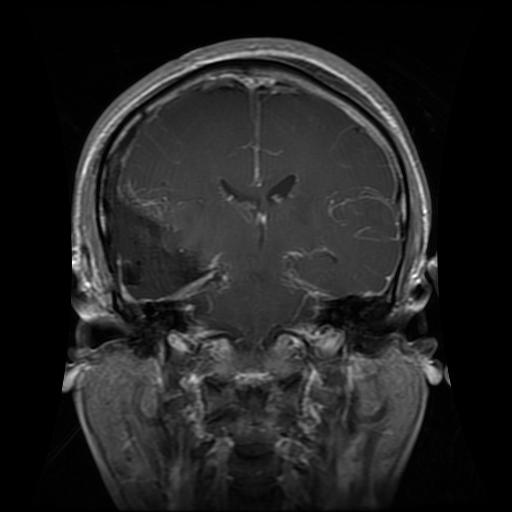
#> input picture data/glioma_Tr-gl_1.jpg, 512 x 512 px
$ python -i utils.py   (imports and definitions only)
#> lines starting #> are read from the running program, lines starting #| are printed output that depends on the picture; after the words box and inside, x2 and y2 are one past the last pixel; in counts of white or black regions, pixels touching at a corner belong together
#> further down, picture is the input picture: shape (512, 512, 3); min 0, max 255, mean 34.5
import cv2
import numpy as np
from tensorflow.keras.applications.densenet import preprocess_input

IMG_SIZE = (224, 224)
CLASSES = ["glioma", "meningioma", "notumor", "pituitary"]

def crop_brain_contour(img):
    """
    Destroys Shortcut Learning bias by generating a mathematical threshold and extracting only the true brain mass!
    """
    img_uint8 = np.uint8(np.clip(img, 0, 255))
    gray = cv2.cvtColor(img_uint8, cv2.COLOR_RGB2GRAY)
    gray = cv2.GaussianBlur(gray, (5, 5), 0)
    _, thresh = cv2.threshold(gray, 45, 255, cv2.THRESH_BINARY)
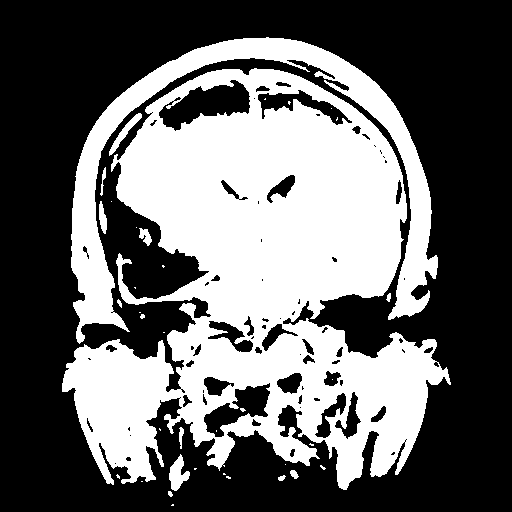
#> thresh: shape (512, 512); 40.3% white; 37 white regions (24 under 20 px), largest, box (x1, y1, x2, y2) and area: (62, 68, 451, 490) 86836, (71, 37, 438, 344) 17389, (169, 454, 190, 491) 413

    thresh = cv2.erode(thresh, None, iterations=2)
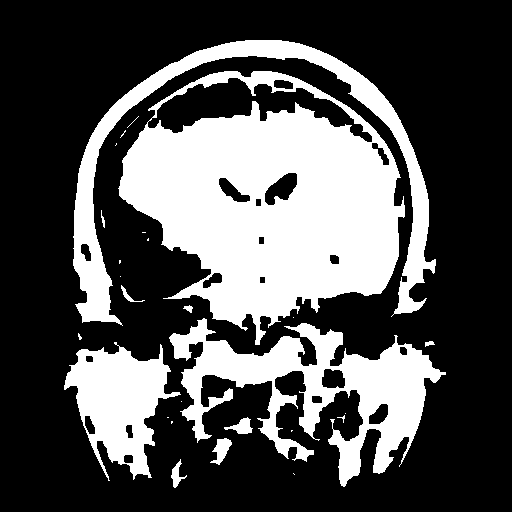
#> thresh: shape (512, 512); 32% white; 27 white regions (16 under 20 px), largest, box (x1, y1, x2, y2) and area: (118, 71, 405, 345) 44987, (169, 318, 446, 487) 16932, (73, 40, 436, 326) 12708
    thresh = cv2.dilate(thresh, None, iterations=2)
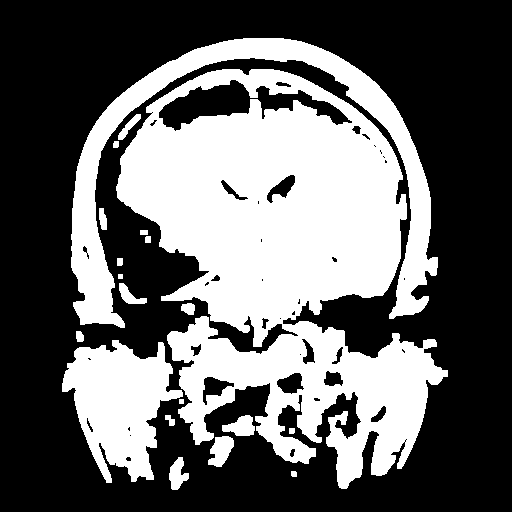
#> thresh: shape (512, 512); 39.2% white; 20 white regions

    contours, _ = cv2.findContours(thresh, cv2.RETR_EXTERNAL, cv2.CHAIN_APPROX_SIMPLE)
#> contours = 20 contours, 2 with area under 20; largest, box (x1, y1, x2, y2) and area: (116, 69, 448, 489) 77811, (71, 38, 438, 328) 16214, (62, 340, 183, 483) 9796, (208, 436, 234, 467) 480, (222, 415, 255, 436) 406
    if contours:
        c = max(contours, key=cv2.contourArea)
#> c = contour of 1262 points, box (x1, y1, x2, y2) (116, 69, 448, 489), area 77811
        x, y, w, h = cv2.boundingRect(c)
#> x = 116; y = 69; w = 332; h = 420
        cropped_img = img_uint8[y:y+h, x:x+w]
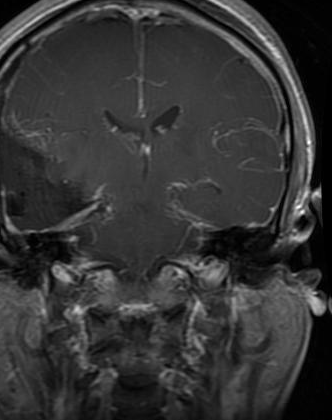
#> cropped_img: shape (420, 332, 3); min 0, max 255, mean 53
        cropped_img = cv2.resize(cropped_img, IMG_SIZE)
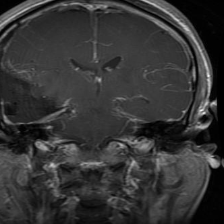
#> cropped_img: shape (224, 224, 3); min 0, max 245, mean 52.9
    else:
        cropped_img = img_uint8

    return cropped_img

def prepare_image_for_model(img_bytes):
    """
    Decodes the byte stream into an image, extracts the brain logically,
    and returns both the cropped visual image (for UI reflection) and the tensor (for models).
    """
    nparr = np.frombuffer(img_bytes, np.uint8)
    img = cv2.imdecode(nparr, cv2.IMREAD_COLOR)

    if img is None:
        return None, None

    img_rgb = cv2.cvtColor(img, cv2.COLOR_BGR2RGB)

    # Initially resize down perfectly
    img_resized = cv2.resize(img_rgb, IMG_SIZE)

    # 💥 Obliterate the Shortcut/neck learning feature here:
    cropped_rgb = crop_brain_contour(img_resized)

    # Preprocessing for Inference
    img_array = preprocess_input(cropped_rgb.astype(np.float32))
    img_array = np.expand_dims(img_array, axis=0)

    return cropped_rgb, img_array

def encode_image_for_db(img_array):
    """
    Compresses an RGB image back into bytes for efficient DB storage (e.g., JPEG).
    """
    img_bgr = cv2.cvtColor(img_array, cv2.COLOR_RGB2BGR)
    _, buffer = cv2.imencode('.jpg', img_bgr, [int(cv2.IMWRITE_JPEG_QUALITY), 80])
    return buffer.tobytes()

>>> import cv2
>>> picture = cv2.cvtColor(cv2.imread('../data/glioma_Tr-gl_1.jpg'), cv2.COLOR_BGR2RGB)
>>> result = crop_brain_contour(picture)

$ run again, on data/glioma_Tr-gl_10.jpg
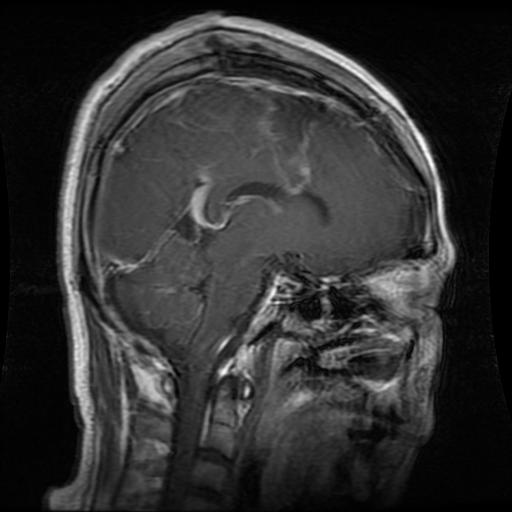
#> input picture data/glioma_Tr-gl_10.jpg, 512 x 512 px
#> picture is the input picture: shape (512, 512, 3); min 0, max 255, mean 48.7
#> in crop_brain_contour, `thresh = cv2.dilate(thresh, None, iterations=2)`:
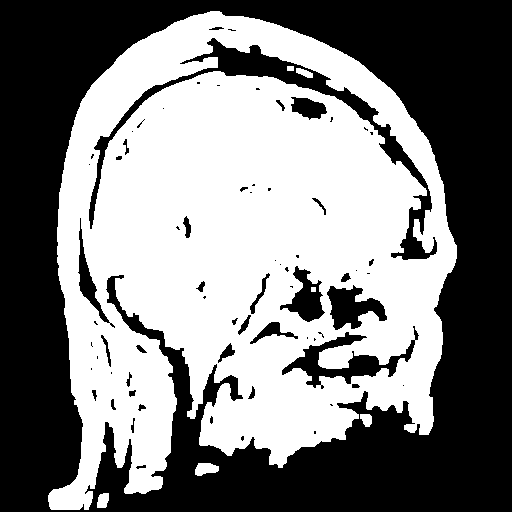
#> thresh: shape (512, 512); 49.7% white; 7 white regions
#> contours = 4 contours; box (x1, y1, x2, y2) and area: (48, 11, 457, 510) 142983, (195, 463, 219, 476) 201, (97, 493, 109, 508) 126, (360, 414, 372, 427) 101
#> c = contour of 1136 points, box (x1, y1, x2, y2) (48, 11, 457, 510), area 142983
#> x = 48; y = 11; w = 409; h = 499
#> in crop_brain_contour, `cropped_img = cv2.resize(cropped_img, IMG_SIZE)`:
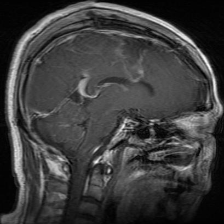
#> cropped_img: shape (224, 224, 3); min 0, max 249, mean 61.1

$ run again, on data/meningioma_Tr-aug-me_10.jpg
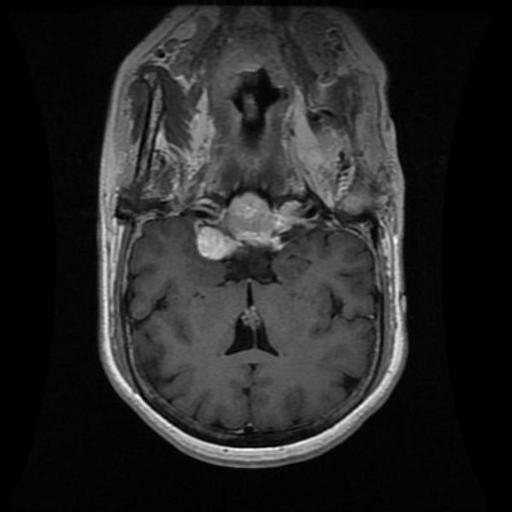
#> input picture data/meningioma_Tr-aug-me_10.jpg, 512 x 512 px
#> picture is the input picture: shape (512, 512, 3); min 0, max 253, mean 38.5
#> in crop_brain_contour, `thresh = cv2.dilate(thresh, None, iterations=2)`:
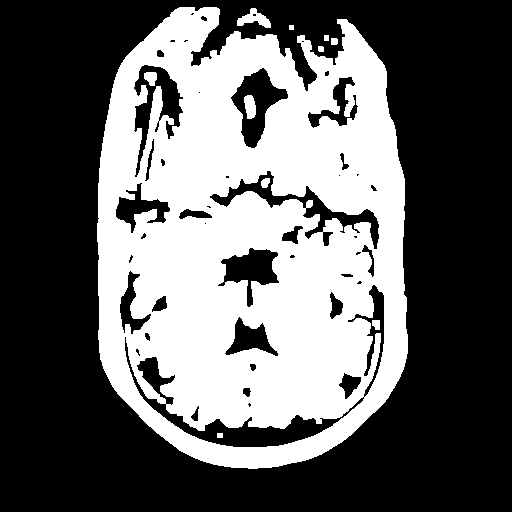
#> thresh: shape (512, 512); 38.8% white; 11 white regions
#> contours = 6 contours, 1 with area under 20; largest, box (x1, y1, x2, y2) and area: (97, 7, 408, 469) 118272, (237, 8, 271, 28) 295, (331, 38, 338, 45) 35, (318, 46, 324, 52) 24, (324, 35, 329, 41) 20
#> c = contour of 562 points, box (x1, y1, x2, y2) (97, 7, 408, 469), area 118272
#> x = 97; y = 7; w = 311; h = 462
#> in crop_brain_contour, `cropped_img = cv2.resize(cropped_img, IMG_SIZE)`:
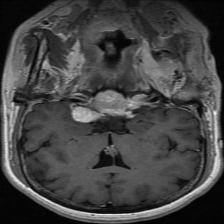
#> cropped_img: shape (224, 224, 3); min 0, max 244, mean 67.7
